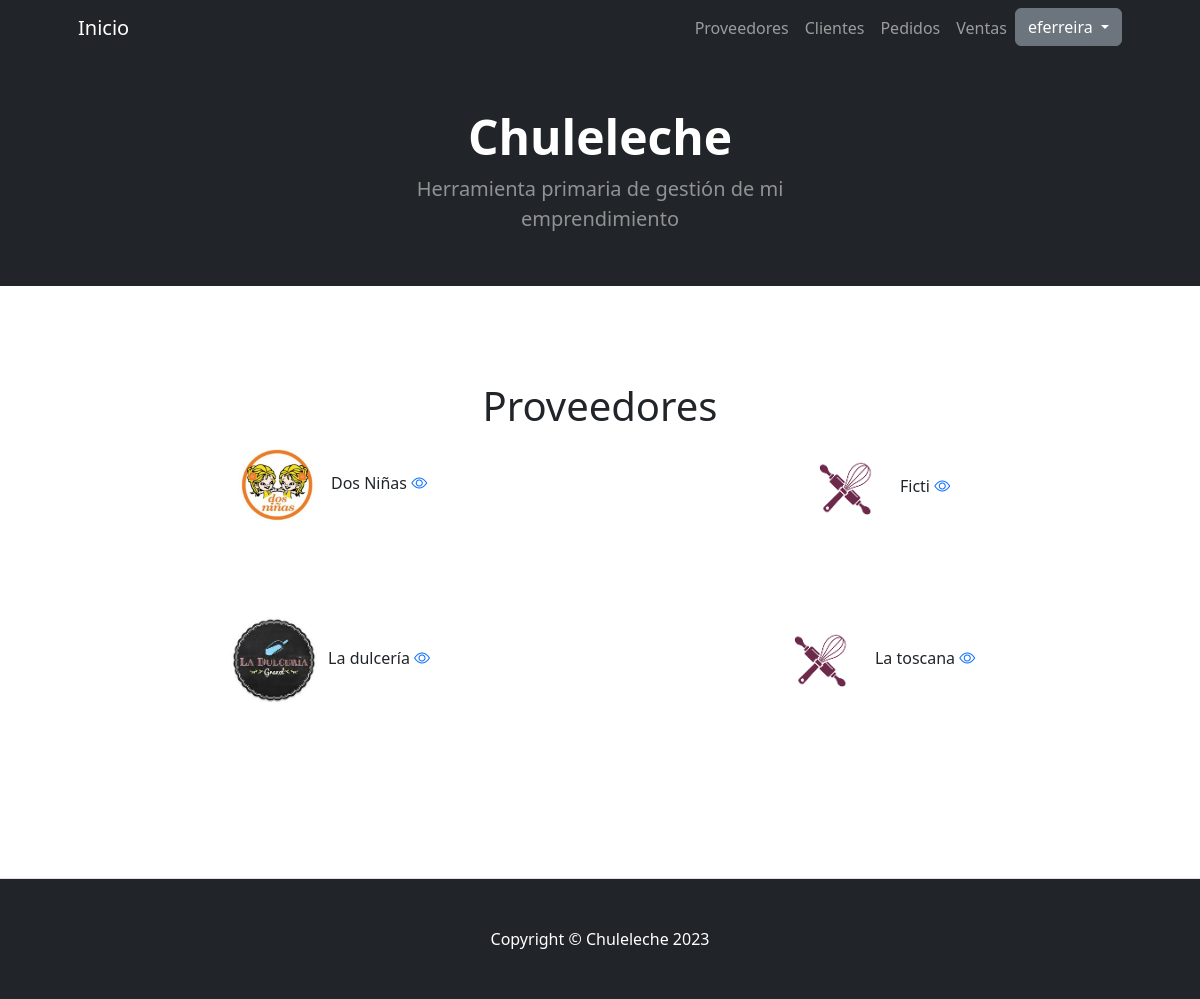
Page /proveedores/list (signed in) on the committed database.
### AppChuleleche/models.py (models this page shows, shortened)
class Proveedor(models.Model):
    nombre = models.CharField(max_length=60)
    telefono = models.CharField(max_length=20, null=True, blank=True)
    correo = models.EmailField(max_length=40, null=True, blank=True)
    web = models.URLField(max_length=40, null=True, blank=True)
    descripcion = models.TextField(null=True, blank=True)
    hacen_envios = models.BooleanField(default=False)
    logo = models.ImageField(null=True, blank=True, upload_to="proveedores", default="proveedores/default_logo2.png")

### AppChuleleche/views.py (the view)
# urls.py: path('proveedores/list', views.ProveedorListView.as_view(), name="ProveedorList"),
class ProveedorListView(LoginRequiredMixin, ListView):
    model = Proveedor
    template_name = "AppChuleleche/proveedores_list.html"

### AppChuleleche/templates/AppChuleleche/proveedores_list.html (shortened to what this page needs)
{% extends "AppChuleleche/base.html" %}
{% load static %}
{% block main %}
<div class="container text-center">
    <h1>Proveedores</h1>
</div>
<br>
<div class="container text-center">
    <div class="row">
            {% for proveedor in object_list %}
            <div class="col-sm-6 align-items-center">
                <div class="card-body">
                <img src="{{proveedor.logo.url}}" class="" width="100px">
                {{proveedor.nombre}}
                <a href="{% url 'ProveedorDetalle' proveedor.id %}"><i class="bi bi-eye"></i></a>
                <br>
                <br>
                <br>
                <br>
                </div>
            </div>
            {% endfor %}
    </div>
</div>
{% endblock main %}

### AppChuleleche/templates/AppChuleleche/base.html (shortened to what this page needs)
<!DOCTYPE html>
<html lang="en">
    <head>
        {% load static %}
        <link href="https://cdn.jsdelivr.net/npm/bootstrap-icons@1.4.1/font/bootstrap-icons.css" rel="stylesheet" />
        <link href="{% static 'AppChuleleche/css/styles.css' %}" rel="stylesheet" />
    </head>
    <body>
        <nav class="navbar navbar-expand-lg navbar-dark bg-dark">
            <div class="container px-5">
                <a class="navbar-brand" href="{% url 'Raiz' %}">Inicio</a>
                <div class="collapse navbar-collapse" id="navbarSupportedContent">
                    <ul class="navbar-nav ms-auto mb-2 mb-lg-0">
                        <li class="nav-item"><a class="nav-link" href="{% url 'Proveedores' %}">Proveedores</a></li>
                        <li class="nav-item"><a class="nav-link" href="{% url 'Clientes' %}">Clientes</a></li>
                        <li class="nav-item"><a class="nav-link" href="{% url 'Pedidos' %}">Pedidos</a></li>
                        <li class="nav-item"><a class="nav-link" href="{% url 'Ventas' %}">Ventas</a></li>
                        {% if request.user.is_authenticated %}
                            <div class="dropdown">
                                <button class="btn btn-secondary dropdown-toggle" type="button" id="dropdownMenuButton1" data-bs-toggle="dropdown" aria-expanded="false">
                                    {{ request.user.username }}
                                </button>
                            </div>
                        {% endif %}
                    </ul>
                </div>
            </div>
        </nav>
        <header class="bg-dark py-1">
            <div class="container px-5">
                <div class="row gx-5 justify-content-center">
                    <div class="col-lg-6">
                        <div class="text-center my-5">
                            <h1 class="display-5 fw-bolder text-white mb-2">Chuleleche</h1>
                            <p class="lead text-white-50 mb-4">Herramienta primaria de gestión de mi emprendimiento</p>
                        </div>
                    </div>
                </div>
            </div>
        </header>
        <section class="py-5 border-bottom" id="features">
            <div class="container px-5 my-5">
                <div class="row gx-5">
                    {% block main %}
                    {% endblock main %}
                </div>
            </div>
        </section>
        <footer class="py-5 bg-dark">
            <div class="container px-5"><p class="m-0 text-center text-white">Copyright &copy; Chuleleche 2023</p></div>
        </footer>
    </body>
</html>

### rows in the picture
Proveedor: logo (picture), nombre "Dos Niñas"
Proveedor: logo (placeholder picture), nombre "Ficti"
Proveedor: logo (picture), nombre "La dulcería"
Proveedor: logo (placeholder picture), nombre "La toscana"

### other values in the picture
{{ request.user.username }} "eferreira"
